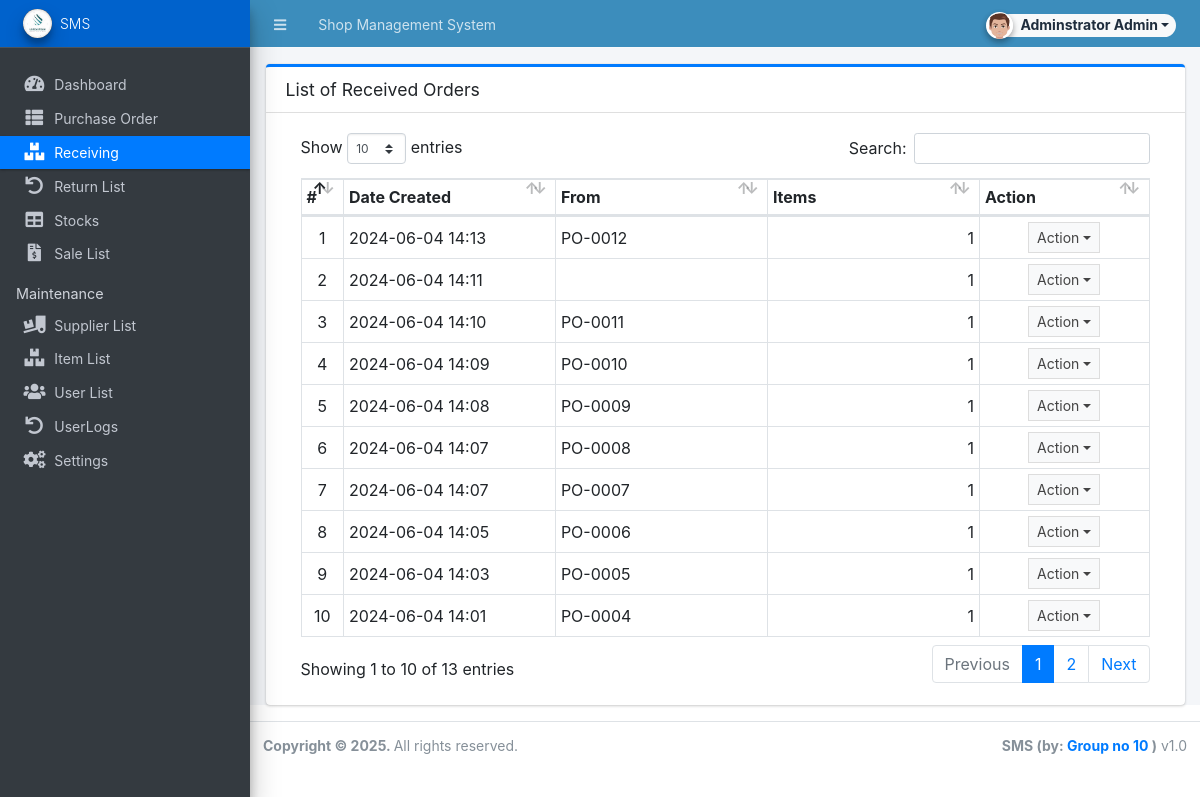
/admin/?page=receiving (signed in), run on the app's committed database.
### tables this page shows
CREATE TABLE `receiving_list` (
  `id` int(30) NOT NULL,
  `form_id` int(30) NOT NULL,
  `from_order` tinyint(1) NOT NULL DEFAULT 1 COMMENT '1=PO ,2 = BO',
  `amount` float NOT NULL DEFAULT 0,
  `discount_perc` float NOT NULL DEFAULT 0,
  `discount` float NOT NULL DEFAULT 0,
  `tax_perc` float NOT NULL DEFAULT 0,
  `tax` float NOT NULL DEFAULT 0,
  `stock_ids` text DEFAULT NULL,
  `remarks` text DEFAULT NULL,
  `date_created` datetime NOT NULL DEFAULT current_timestamp(),
  `date_updated` datetime NOT NULL DEFAULT current_timestamp() ON UPDATE current_timestamp()
);

CREATE TABLE `purchase_order_list` (
  `id` int(30) NOT NULL,
  `po_code` varchar(50) NOT NULL,
  `supplier_id` int(30) NOT NULL,
  `amount` float NOT NULL,
  `discount_perc` float NOT NULL DEFAULT 0,
  `discount` float NOT NULL DEFAULT 0,
  `tax_perc` float NOT NULL DEFAULT 0,
  `tax` float NOT NULL DEFAULT 0,
  `remarks` text NOT NULL,
  `status` tinyint(4) NOT NULL DEFAULT 0 COMMENT '0 = pending, 1 = partially received, 2 =received',
  `date_created` datetime NOT NULL DEFAULT current_timestamp(),
  `date_updated` datetime NOT NULL DEFAULT current_timestamp() ON UPDATE current_timestamp()
);

### admin/receiving/index.php (the view, shortened to what this page needs)
<div class="card card-outline card-primary">
	<div class="card-header">
		<h3 class="card-title">List of Received Orders</h3>
	</div>
	<div class="card-body">
		<div class="container-fluid">
        <div class="container-fluid">
			<table class="table table-bordered table-stripped">
                    <colgroup>
                        <col width="5%">
                        <col width="25%">
                        <col width="25%">
                        <col width="25%">
                        <col width="20%">
                    </colgroup>
                    <thead>
                        <tr>
                            <th>#</th>
                            <th>Date Created</th>
                            <th>From</th>
                            <th>Items</th>
                            <th>Action</th>
                        </tr>
                    </thead>
                    <tbody>
                        <?php
                        $i = 1;
                        $qry = $conn->query("SELECT * FROM `receiving_list` order by `date_created` desc");
                        while($row = $qry->fetch_assoc()):
                            $row['items'] = explode(',',$row['stock_ids']);
                            if($row['from_order'] == 1){
                                $code = $conn->query("SELECT po_code from `purchase_order_list` where id='{$row['form_id']}' ")->fetch_assoc()['po_code'];
                            }else{
                                $code = $conn->query("SELECT bo_code from `back_order_list` where id='{$row['form_id']}' ")->fetch_assoc()['bo_code'];
                            }
                        ?>
                            <tr>
                                <td class="text-center"><?php echo $i++; ?></td>
                                <td><?php echo date("Y-m-d H:i",strtotime($row['date_created'])) ?></td>
                                <td><?php echo $code ?></td>
                                <td class="text-right"><?php echo number_format(count($row['items'])) ?></td>
                                <td align="center">
                                    <button type="button" class="btn btn-flat btn-default btn-sm dropdown-toggle dropdown-icon" data-toggle="dropdown">
                                            Action
                                    </button>
                                </td>
                            </tr>
                        <?php endwhile; ?>
                    </tbody>
                </table>
		</div>
		</div>
	</div>
</div>

### data on the page
receiving_list: date_created "2024-06-04 14:13", form.po_code "PO-0012", count($row['items']) "1"
receiving_list: date_created "2024-06-04 14:11", count($row['items']) "1"
receiving_list: date_created "2024-06-04 14:10", form.po_code "PO-0011", count($row['items']) "1"
receiving_list: date_created "2024-06-04 14:09", form.po_code "PO-0010", count($row['items']) "1"
receiving_list: date_created "2024-06-04 14:08", form.po_code "PO-0009", count($row['items']) "1"
receiving_list: date_created "2024-06-04 14:07", form.po_code "PO-0008", count($row['items']) "1"
receiving_list: date_created "2024-06-04 14:07", form.po_code "PO-0007", count($row['items']) "1"
receiving_list: date_created "2024-06-04 14:05", form.po_code "PO-0006", count($row['items']) "1"
receiving_list: date_created "2024-06-04 14:03", form.po_code "PO-0005", count($row['items']) "1"
receiving_list: date_created "2024-06-04 14:01", form.po_code "PO-0004", count($row['items']) "1"

### other printed values
$_settings->info('name') "Shop Management System"
$_settings->userdata('firstname').' '.$_settings->userdata('lastname') "Adminstrator Admin"
$_settings->info('short_name') "SMS"
